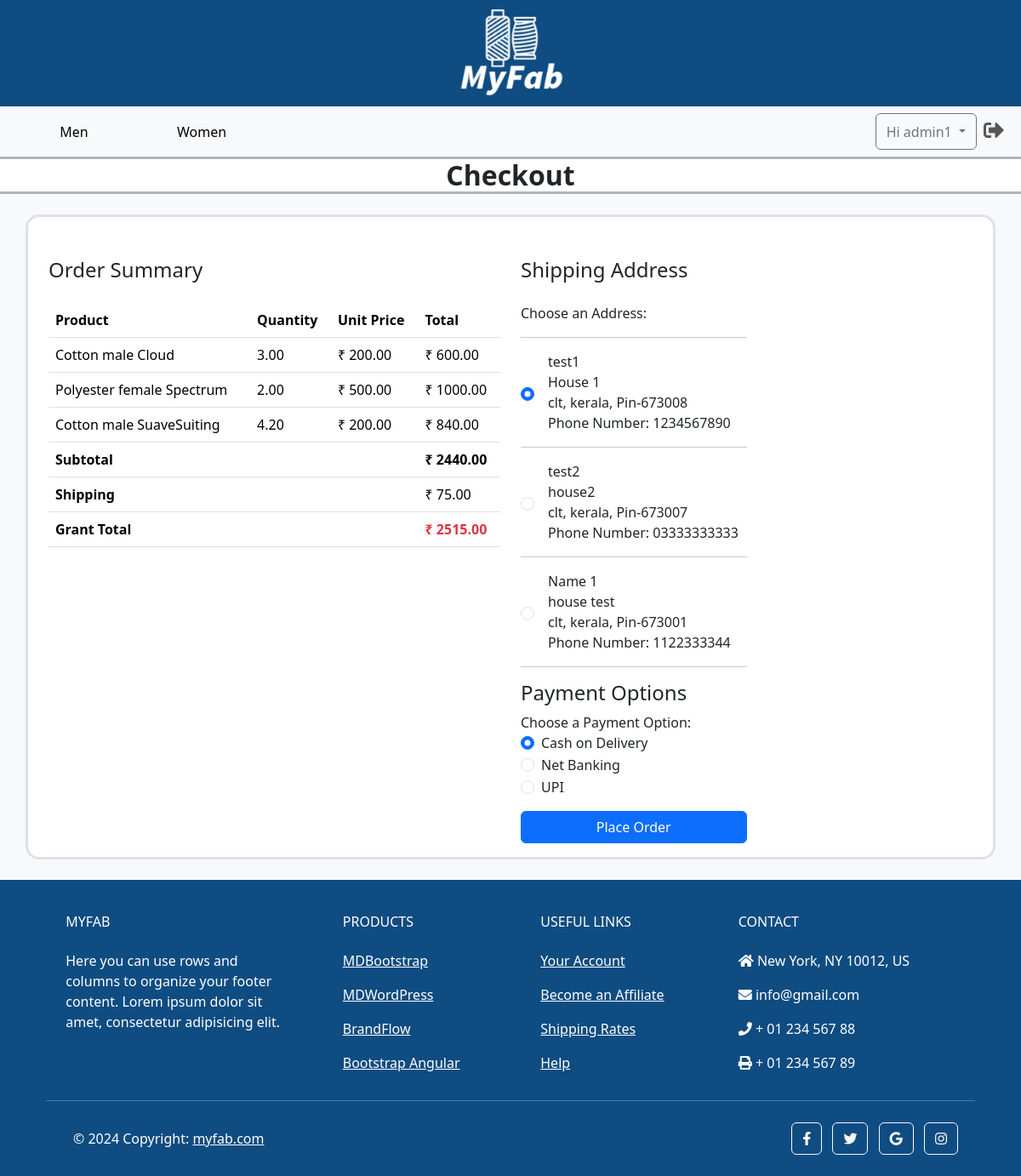
Page /orders/checkout/ (signed in) on the earlier database version.
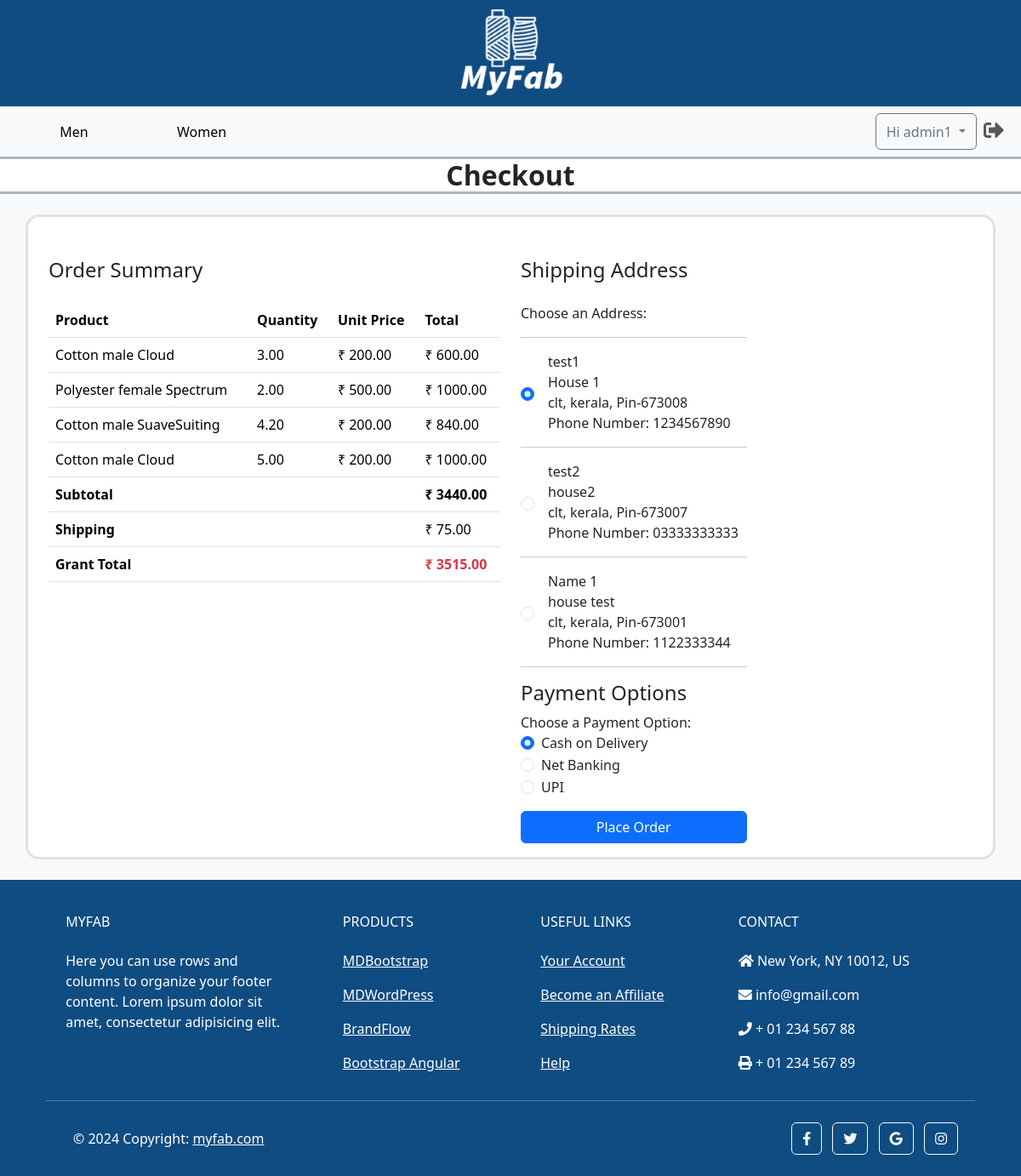
Same page on the later database version.
### orders/models.py (models this page shows, shortened)
class Cart(models.Model):
    customer_id = models.ForeignKey(CustomUser, on_delete=models.CASCADE)
    product_id = models.ForeignKey(Product, on_delete=models.CASCADE)
    order_type = models.IntegerField(null=False)
    qty = models.DecimalField(max_digits=10, decimal_places=2, default=0)
    price = models.DecimalField(max_digits=10, decimal_places=2, default=0)
    cart_measurements = models.TextField(null=True, default=None, blank=True)

### main/models.py (models this page shows, shortened)
class Product(models.Model):
    name = models.CharField(max_length=255, unique=True, blank=False, null=False)
    price = models.DecimalField(max_digits=10, decimal_places=2, default=0, validators=[MinValueValidator(0)])
    image = models.ImageField(upload_to='images/products')
    description = models.TextField(blank=True)
    qty = models.DecimalField(max_digits=10, decimal_places=2, default=0, validators=[MinValueValidator(0)])
    add_date = models.DateField(auto_now_add=True)
    is_active = models.BooleanField(default=True)
    usages = models.ManyToManyField(Usage)
    category_choices = models.ManyToManyField(CategoryChoice)

### accounts/models.py (models this page shows, shortened)
class Address(models.Model):
    customer_id = models.ForeignKey(CustomUser, on_delete=models.CASCADE)
    name = models.CharField(max_length=100, blank=False, null=False)
    house_name = models.CharField(max_length=100, blank=False, null=False)
    street_name_1 = models.CharField(max_length=100, blank=False, null=False)
    street_name_2 = models.CharField(max_length=100, blank=True, null=True)
    city = models.CharField(max_length=100, blank=False, null=False)
    state = models.CharField(max_length=100, blank=False, null=False)
    pincode = models.CharField(max_length=10, blank=False, null=False)
    phone_number = models.CharField(max_length=13)
    is_active = models.BooleanField(default=True)

### orders/views.py (the view)
# urls.py: path('checkout/', CheckoutView.as_view(), name = 'checkout'),
class CheckoutView(View):
    def get(self, request):
        insufficient_qty_error_msg = request.session.pop('insufficient_qty_error_msg', None)
        user = request.user
        addresses = Address.objects.filter(customer_id=user, is_active=True)
        carts = Cart.objects.filter(customer_id=user)
        subtotal = sum(cart.price for cart in carts)
        grant_total = subtotal + 75
        context = {
            'addresses': addresses,
            'carts': carts,
            'subtotal': subtotal,
            'grant_total': grant_total,
            'insufficient_qty_error_msg': insufficient_qty_error_msg,
            }
        return render(request, 'checkout.html', context)

### templates/checkout.html (shortened to what the changed rows need)
{% extends 'base.html' %}
{% load static %}
{% load custom_filters %}
{% block content %}
    <section class="bg-light py-4">
        <div class="container d-flex flex-column flex-md-row  border border-3 rounded-4 bg-white">
            <div class="container">
                <div class="mb-3">
                    <table class="table">
                        <thead>
                            <tr>
                                <th scope="col">Product</th>
                                <th scope="col">Quantity</th>
                                <th scope="col">Unit Price</th>
                                <th scope="col">Total</th>
                            </tr>
                        </thead>
                        <tbody>
                            {% for cart in carts %}
                            <tr>
                                <td>{{cart.product_id.name}}</td>
                                <td>{{cart.qty}}</td>
                                <td>₹ {{cart.product_id.price}}</td>
                                <td>₹ {{cart.price}}</td>
                            </tr>
                            {% endfor %}
                        </tbody>
                        <tfoot>
                            <tr>
                                <th colspan="3">Subtotal</th>
                                <td class="fw-bold">₹ {{ subtotal }}</td>
                            </tr>
                            <tr>
                                <th colspan="3">Shipping</th>
                            </tr>
                            <tr>
                                <th colspan="3">Grant Total</th>
                                <td class="fw-bold text-danger">₹ {{grant_total}}</td>
                            </tr>
                        </tfoot>
                    </table>
                </div>
            </div>
            <div class="container">
                <form action="{% url "orders:create_order" %}" method="post">
                    <div class="form-group mb-3">
                        <label>Choose an Address:</label>
                        {% for address in addresses %}
                        <hr class="w-50">
                        <div class="form-check d-flex flex-row align-items-center mb-2">
                            <input class="form-check-input me-3" type="radio" name="addressOption"
                            id="addressOption-{{address.name}}" value="{{address.pk}}"
                            {% if forloop.first %} checked {% endif %}>
                            <label class="form-check-label" for="addressOption-{{address.name}}">
                                <div>{{address.name}}</div>
                                <div>{{address.house_name}}</div>
                                <div>{{address.city}}, {{address.state}}, Pin-{{address.pincode}}</div>
                                <div>Phone Number: {{address.phone_number}}</div>
                            </label>
                        </div>
                        {% endfor %}
                    </div>
                </form>
            </div>
        </div>
    </section>
{% endblock %}

Differences in the rows shown:
added Cart: product_id.name "Cotton male Cloud", qty "5.00", product_id.price "200.00", price "1000.00"
Other differences:
{{ subtotal }}: "2440.00" → "3440.00"
{{ grant_total }}: "2515.00" → "3515.00"
